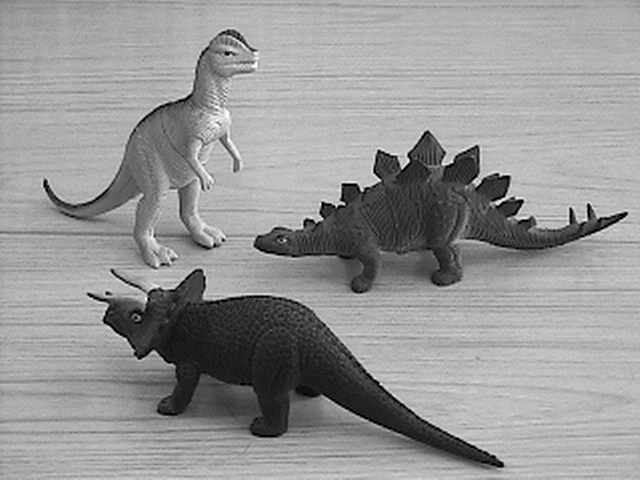
//> input picture Images/imA.bmp, 640 x 480 px
$ ./punto4   (built with g++ and OpenCV 4)
//> lines starting //> are read from the running program, lines starting //| are printed output that depends on the picture; after the words box and inside, x2 and y2 are one past the last pixel; in counts of white or black regions, pixels touching at a corner belong together
#include <iostream>
#include <opencv2/opencv.hpp>

int main(int argc, char** argv)
{
    // Cargar las imágenes (a) y (b)
    cv::Mat imgA = cv::imread("/home/dani/Downloads/Vision_Por_Computador/Taller_Vison_1/Images/imA.bmp", cv::IMREAD_GRAYSCALE);
//> imgA is the input picture: 480 rows x 640 cols, CV_8UC1; min 1, max 252, mean 150
    cv::Mat imgB = cv::imread("/home/dani/Downloads/Vision_Por_Computador/Taller_Vison_1/Images/imB.png", cv::IMREAD_GRAYSCALE);
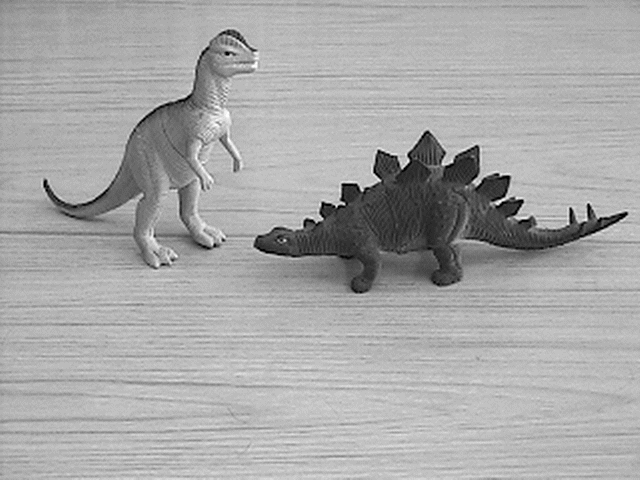
//> input picture Images/imB.png, 640 x 480 px
//> imgB is the input picture: 480 rows x 640 cols, CV_8UC1; min 2, max 252, mean 167.7

    // Verificar que las imágenes se cargaron correctamente
    if (imgA.empty() || imgB.empty()) {
        std::cerr << "Error al cargar las imágenes: Verifique las rutas de los archivos" << std::endl;
        return -1;
    }

    // Realizar la sustracción de las imágenes para obtener la diferencia
    cv::Mat diff;
    cv::absdiff(imgA, imgB, diff);

    // Mejorar el contraste de la imagen de diferencia
    cv::Mat enhanced_diff;
    cv::normalize(diff, enhanced_diff, 0, 255, cv::NORM_MINMAX);
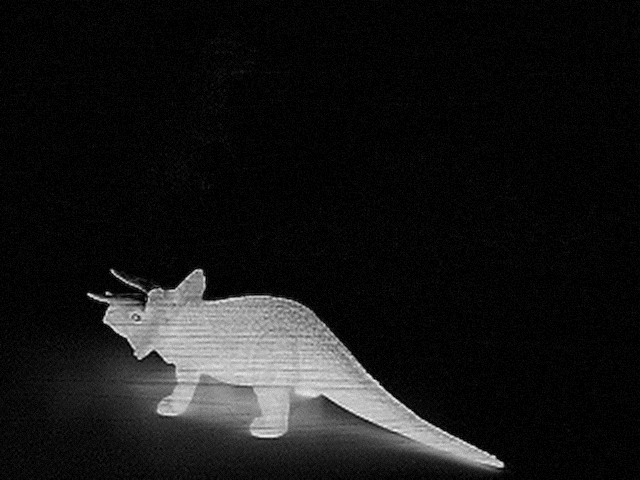
//> enhanced_diff: 480 rows x 640 cols, CV_8UC1; min 0, max 255, mean 22.7

    // Umbralizar la imagen para crear una máscara que resalte solo el triceratops
    cv::Mat mask;
    cv::threshold(enhanced_diff, mask, 50, 255, cv::THRESH_BINARY);
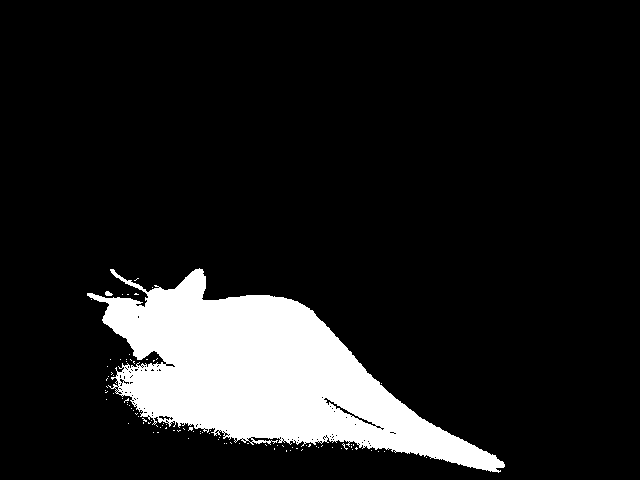
//> mask: 480 rows x 640 cols, CV_8UC1; 12% white; 95 white regions (93 under 20 px), largest, box (x1, y1, x2, y2) and area: (87, 268, 505, 473) 36712, (105, 291, 113, 296) 29

    // Limpiar la máscara con operaciones morfológicas
    cv::Mat kernel = cv::getStructuringElement(cv::MORPH_RECT, cv::Size(7, 7));
    cv::morphologyEx(mask, mask, cv::MORPH_CLOSE, kernel);
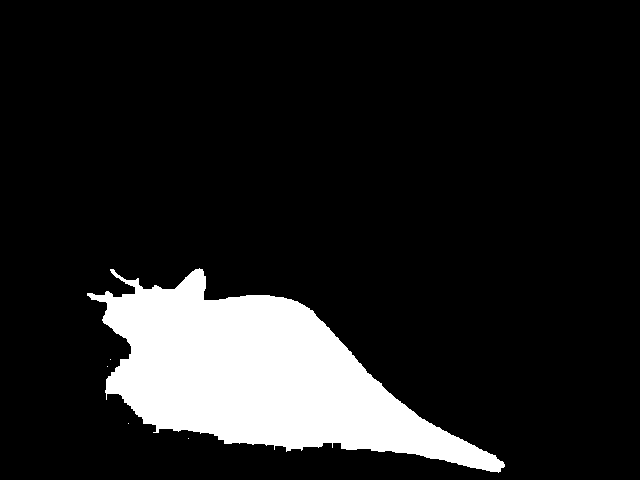
//> mask: 480 rows x 640 cols, CV_8UC1; 12.8% white; 5 white regions (4 under 20 px), largest, box (x1, y1, x2, y2) and area: (87, 268, 505, 473) 39362

    // Invertir la máscara para afectar solo el fondo
    cv::Mat mask_invertida;
    cv::bitwise_not(mask, mask_invertida);
//> mask_invertida: 480 rows x 640 cols, CV_8UC1; 87.2% white; 5 black regions (4 under 20 px)

    // Aumentar mucho el brillo y reducir drásticamente el contraste del fondo
    cv::Mat imgA_lightened = imgA.clone();
    imgA_lightened.convertTo(imgA_lightened, -1, 0.5, 220); // Reducir el contraste y aumentar el brillo
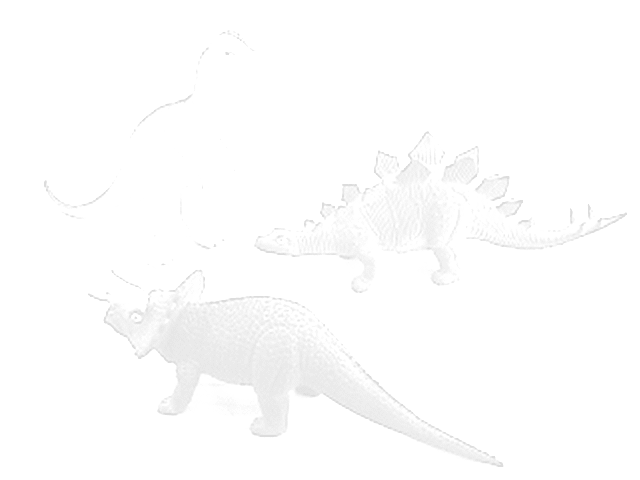
//> imgA_lightened: 480 rows x 640 cols, CV_8UC1; min 220, max 255, mean 253.3

    // Combinar la imagen con fondo extremadamente aclarado con la imagen original usando la máscara
    cv::Mat result = imgA_lightened.clone();  // Iniciar con la imagen de fondo aclarado
    imgA.copyTo(result, mask);  // Restaurar el triceratops original en la imagen aclarada
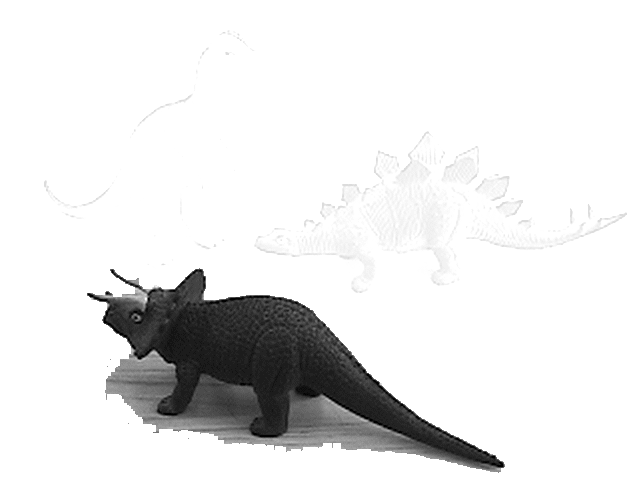
//> result: 480 rows x 640 cols, CV_8UC1; 12.81% of pixels changed, all inside (x1, y1, x2, y2) = (87, 268, 505, 473)

    // Guardar la imagen resultante
    cv::imwrite("/home/dani/Downloads/Vision_Por_Computador/Taller_Vison_1/Images/resultado_triceratops_fondo_extremadamente_claro.png", result);

    // Encontrar los contornos en la máscara para aislar el triceratops
    std::vector<std::vector<cv::Point>> contornos;
    cv::findContours(mask, contornos, cv::RETR_EXTERNAL, cv::CHAIN_APPROX_SIMPLE);
//> contornos = 5 contours, 4 with area under 20; largest, box (x1, y1, x2, y2) and area: (87, 268, 505, 473) 38777

    // Suponer que el triceratops es el contorno más grande
    int maxAreaIndex = 0;
    double maxArea = cv::contourArea(contornos[0]);
//> maxArea = 0
    for (size_t i = 1; i < contornos.size(); i++) {
        double area = cv::contourArea(contornos[i]);
        if (area > maxArea) {
            maxArea = area;
            maxAreaIndex = i;
        }
    }
//> this loop made 4 passes
//> (area, maxArea) on pass 4: (38777, 38777)
//> after the loop, maxArea = 38777; maxAreaIndex = 4

    // Obtener la caja englobante (bounding box) del triceratops
    cv::Rect boundingBox = cv::boundingRect(contornos[maxAreaIndex]);
//> boundingBox = Rect(87, 268, 418, 205)

    // Calcular el centro de la bounding box
    cv::Point center;
    center.x = boundingBox.x + boundingBox.width / 2;
//> center = Point(296, 0)
    center.y = boundingBox.y + boundingBox.height / 2;
//> center = Point(296, 370)

    // Dibujar la bounding box y el centro en la imagen resultante
    cv::Mat finalResult = result.clone();
    cv::rectangle(finalResult, boundingBox, cv::Scalar(0, 0, 0), 2); // Dibujar la bounding box en negro
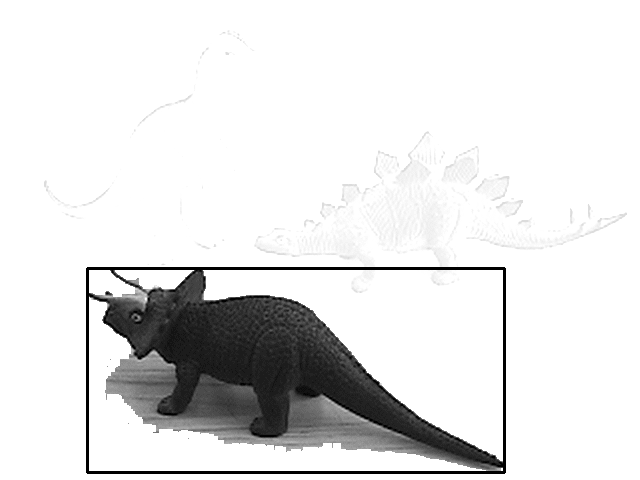
//> finalResult: 480 rows x 640 cols, CV_8UC1; 1.21% of pixels changed, all inside (x1, y1, x2, y2) = (86, 267, 506, 474)
    cv::circle(finalResult, center, 5, cv::Scalar(0, 0, 0), -1); // Marcar el centro en negro
//> finalResult: 480 rows x 640 cols, CV_8UC1; 81 pixels changed, all inside (x1, y1, x2, y2) = (291, 365, 302, 376)

    // Mostrar la posición (x, y) del centro de masa en la consola
    std::cout << "Centro de masa del triceratops: (" << center.x << ", " << center.y << ")" << std::endl;
//| Centro de masa del triceratops: (296, 370)

    // Mostrar la imagen con el triceratops aislado
    cv::imshow("Imagen del Triceratops con Fondo Muy Lavado", result);

    // Mostrar la imagen resultante con la bounding box y el centro
    cv::imshow("Bounding Box y Centro de Masa", finalResult);

    // Guardar la imagen resultante con la bounding box y el centro
    cv::imwrite("/home/dani/Downloads/Vision_Por_Computador/Taller_Vison_1/Images/resultado_bounding_box.png", finalResult);

    // Esperar a que se presione una tecla para cerrar
    cv::waitKey(0);

    return 0;
}
